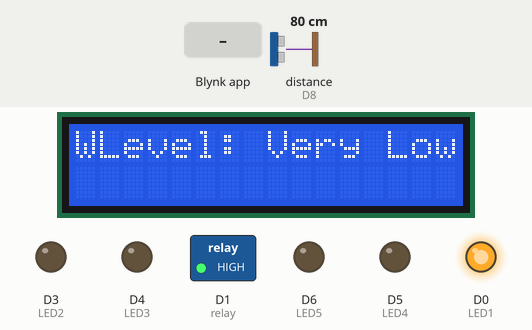
This sketch was run on a simulated ESP8266 (NodeMCU). On the bench: 16×2 character LCD, switched loads named in the sketch (green lamp = pin HIGH), output pins drawn as LEDs (lit = HIGH). Wiring (inferred from the names in the program): ultrasonic range finder: trigger D7; echo D8. The inputs (shaded band) are chosen by the test bench; at power-on: distance to the obstacle (sensor on D8) 80 cm. The echo pulse lasts 58.3 µs per cm; WiFi joins after 1.5 s; servers stay silent unless stated; pins used as bus, display or sensor lines are not drawn.

Above: at 7.0 s.
7.1 s: distance to the obstacle (sensor on D8) set to 16 cm
8.6 s: distance to the obstacle (sensor on D8) set to 13 cm
At 10.0 s:
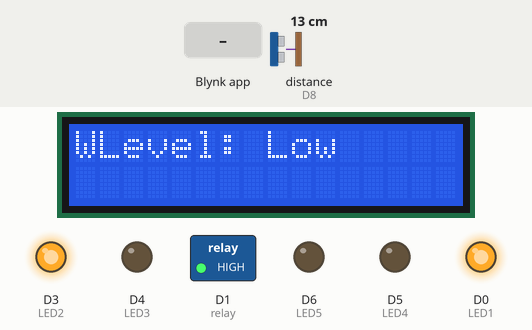
10.4 s: Blynk app writes 1 to V1
At 11.6 s:
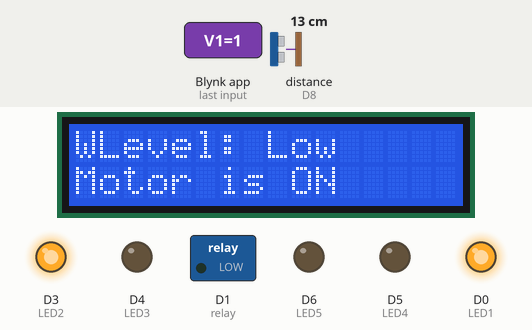
11.9 s: distance to the obstacle (sensor on D8) set to 2 cm
At 13.6 s:
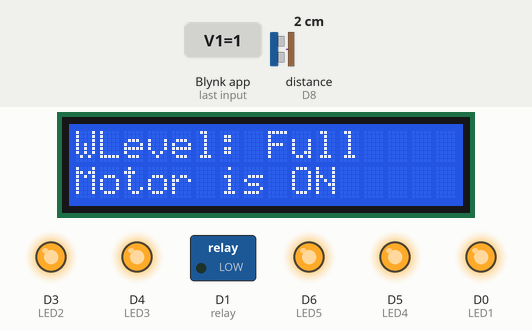
13.9 s: Blynk app writes 0 to V1
At 14.2 s:
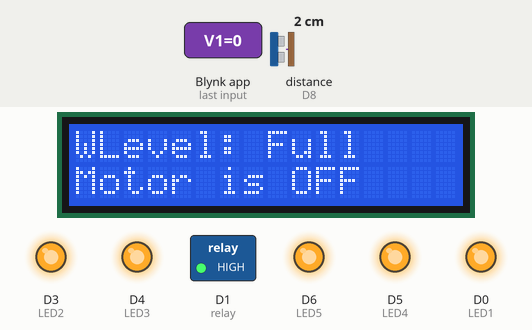
15.4 s: distance to the obstacle (sensor on D8) set to 7 cm
17.1 s: distance to the obstacle (sensor on D8) set to 10 cm
At 17.7 s:
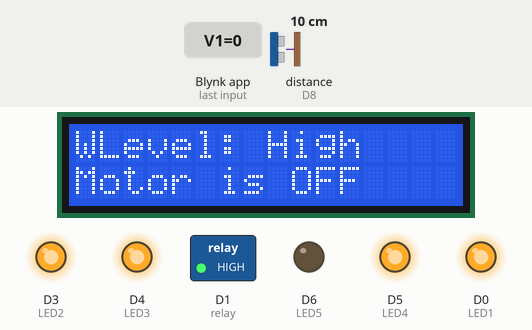
Timing chart, 0 to 19.9 s (numbered marks = the images above; inputs shaded):
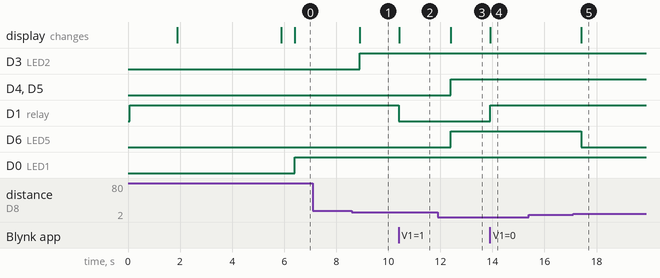

Measured:
- the behaviour switches between 15 and 14 cm on distance to the obstacle (sensor on D8) (found by bisection; images 0 and 1)
- the behaviour switches between 8 and 9 cm on distance to the obstacle (sensor on D8) (found by bisection; images 4 and 5)
- after the input at 7.1 s, every drawn part: stays the same
- after the input at 8.6 s, D3 (LED2): LOW → HIGH after 0.31 s; the display: changes after 0.31 s (image 1)
- after the input at 10.4 s, D1 (relay): HIGH → LOW at once; the display: changes at once (image 2)
- after the input at 11.9 s, D4 (LED3), D6 (LED5), D5 (LED4): LOW → HIGH after 0.51 s; the display: changes after 0.51 s (image 3)
- after the input at 13.9 s, D1 (relay): LOW → HIGH at once; the display: changes at once (image 4)
- after the input at 15.4 s, every drawn part: stays the same
- after the input at 17.1 s, D6 (LED5): HIGH → LOW after 0.31 s; the display: changes after 0.31 s (image 5)

The sketch:

code.ino
```cpp
#include <LiquidCrystal_I2C.h>
#define BLYNK_PRINT Serial
#include <ESP8266WiFi.h>

#define BLYNK_TEMPLATE_ID "YOUR_TEMPLATE_ID"
#define BLYNK_TEMPLATE_NAME "YOUR_TEMPLATE_NAME"
#include <BlynkSimpleEsp8266.h>

LiquidCrystal_I2C lcd(0x27, 16, 2);

char auth[] = "YOUR_BLYNK_AUTH_TOKEN";
char ssid[] = "YOUR_WIFI_SSID";
char pass[] = "YOUR_WIFI_PASSWORD";

BlynkTimer timer;

// Pin Definitions
#define trig D7
#define echo D8
#define LED1 D0
#define LED2 D3
#define LED3 D4
#define LED4 D5
#define LED5 D6
#define relay D1

// Water Level Thresholds
const int MaxLevel = 20;
const int Level1 = (MaxLevel * 75) / 100;
const int Level2 = (MaxLevel * 65) / 100;
const int Level3 = (MaxLevel * 55) / 100;
const int Level4 = (MaxLevel * 45) / 100;
const int Level5 = (MaxLevel * 35) / 100;

void setup() {
  Serial.begin(9600);

  lcd.begin(16, 2);
  lcd.backlight();

  // Configure Pin Modes
  pinMode(trig, OUTPUT);
  pinMode(echo, INPUT);
  pinMode(LED1, OUTPUT);
  pinMode(LED2, OUTPUT);
  pinMode(LED3, OUTPUT);
  pinMode(LED4, OUTPUT);
  pinMode(LED5, OUTPUT);
  pinMode(relay, OUTPUT);

  digitalWrite(relay, HIGH);

  Blynk.begin(auth, ssid, pass, "blynk.cloud", 80);

  // Display startup message
  lcd.setCursor(0, 0);
  lcd.print("Water level");
  lcd.setCursor(4, 1);
  lcd.print("Monitoring");
  delay(4000);
  lcd.clear();

  timer.setInterval(500L, ultrasonic); // Call ultrasonic function every 500ms
}

void ultrasonic() {
  // Measure distance using ultrasonic sensor
  digitalWrite(trig, LOW);
  delayMicroseconds(2);
  digitalWrite(trig, HIGH);
  delayMicroseconds(10);
  digitalWrite(trig, LOW);

  long duration = pulseIn(echo, HIGH);
  int distance = duration / 29 / 2;

  // Convert distance to water level percentage
  int blynkDistance = (distance > MaxLevel) ? 0 : (MaxLevel - distance);
  Blynk.virtualWrite(V0, blynkDistance);

  // Display water level on LCD and control LEDs accordingly
  lcd.setCursor(0, 0);
  lcd.print("WLevel: ");

  if (distance >= Level1) {
    lcd.setCursor(8, 0);
    lcd.print("Very Low ");
    controlLEDs(1, 0, 0, 0, 0);
  }
  else if (distance >= Level2) {
    lcd.setCursor(8, 0);
    lcd.print("Low     ");
    controlLEDs(1, 1, 0, 0, 0);
  }
  else if (distance >= Level3) {
    lcd.setCursor(8, 0);
    lcd.print("Medium  ");
    controlLEDs(1, 1, 1, 0, 0);
  }
  else if (distance >= Level4) {
    lcd.setCursor(8, 0);
    lcd.print("High    ");
    controlLEDs(1, 1, 1, 1, 0);
  }
  else {
    lcd.setCursor(8, 0);
    lcd.print("Full    ");
    controlLEDs(1, 1, 1, 1, 1);
  }
}

// Function to control LED indicators
void controlLEDs(int l1, int l2, int l3, int l4, int l5) {
  digitalWrite(LED1, l1);
  digitalWrite(LED2, l2);
  digitalWrite(LED3, l3);
  digitalWrite(LED4, l4);
  digitalWrite(LED5, l5);
}

// Blynk function to control relay (motor)
BLYNK_WRITE(V1) {
  bool Relay = param.asInt();
  digitalWrite(relay, Relay ? LOW : HIGH);

  lcd.setCursor(0, 1);
  lcd.print(Relay ? "Motor is ON " : "Motor is OFF");
}

void loop() {
  Blynk.run();
  timer.run(); // Execute timer events
}
```
